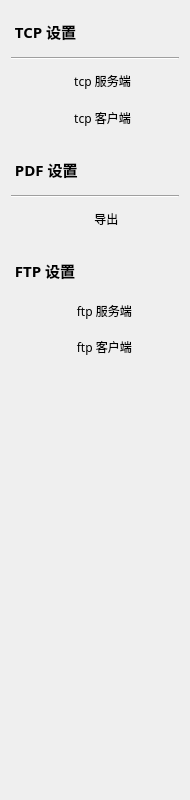
         <widget class="QWidget" name="widget_5" native="true">
          <property name="sizePolicy">
           <sizepolicy hsizetype="Preferred" vsizetype="Preferred">
            <horstretch>0</horstretch>
            <verstretch>0</verstretch>
           </sizepolicy>
          </property>
          <property name="minimumSize">
           <size>
            <width>190</width>
            <height>800</height>
           </size>
          </property>
          <property name="maximumSize">
           <size>
            <width>185</width>
            <height>800</height>
           </size>
          </property>
          <property name="font">
           <font>
            <pointsize>12</pointsize>
           </font>
          </property>
          <layout class="QVBoxLayout" name="verticalLayout_14">
           <item>
            <widget class="ClickableLabel" name="TL_TCP">
             <property name="sizePolicy">
              <sizepolicy hsizetype="Minimum" vsizetype="Preferred">
               <horstretch>0</horstretch>
               <verstretch>0</verstretch>
              </sizepolicy>
             </property>
             <property name="minimumSize">
              <size>
               <width>0</width>
               <height>40</height>
              </size>
             </property>
             <property name="font">
              <font>
               <family>JetBrains Mono ExtraBold</family>
               <pointsize>11</pointsize>
               <weight>75</weight>
               <bold>true</bold>
              </font>
             </property>
             <property name="styleSheet">
              <string notr="true"/>
             </property>
             <property name="text">
              <string> TCP 设置</string>
             </property>
            </widget>
           </item>
           <item>
            <widget class="Line" name="line_2">
             <property name="orientation">
              <enum>Qt::Horizontal</enum>
             </property>
            </widget>
           </item>
           <item>
            <widget class="QGroupBox" name="GB_TCP_SETS">
             <property name="sizePolicy">
              <sizepolicy hsizetype="Preferred" vsizetype="Preferred">
               <horstretch>0</horstretch>
               <verstretch>0</verstretch>
              </sizepolicy>
             </property>
             <property name="styleSheet">
              <string notr="true">border: 0px;</string>
             </property>
             <property name="title">
              <string/>
             </property>
             <layout class="QVBoxLayout" name="verticalLayout_18">
              <property name="spacing">
               <number>7</number>
              </property>
              <property name="leftMargin">
               <number>0</number>
              </property>
              <property name="topMargin">
               <number>0</number>
              </property>
              <property name="rightMargin">
               <number>0</number>
              </property>
              <property name="bottomMargin">
               <number>0</number>
              </property>
              <item>
               <layout class="QHBoxLayout" name="horizontalLayout_17">
                <item>
                 <widget class="ClickableLabel" name="TL_TCP_SERVER">
                  <property name="sizePolicy">
                   <sizepolicy hsizetype="Preferred" vsizetype="Minimum">
                    <horstretch>0</horstretch>
                    <verstretch>0</verstretch>
                   </sizepolicy>
                  </property>
                  <property name="minimumSize">
                   <size>
                    <width>0</width>
                    <height>30</height>
                   </size>
                  </property>
                  <property name="font">
                   <font>
                    <family>微软雅黑</family>
                    <pointsize>9</pointsize>
                   </font>
                  </property>
                  <property name="styleSheet">
                   <string notr="true">QLabel:hover {color: #2980B9;}</string>
                  </property>
                  <property name="text">
                   <string>tcp 服务端  </string>
                  </property>
                  <property name="alignment">
                   <set>Qt::AlignRight|Qt::AlignTrailing|Qt::AlignVCenter</set>
                  </property>
                 </widget>
                </item>
                <item>
                 <widget class="QLabel" name="TL_TCP_SERVER_ICON">
                  <property name="sizePolicy">
                   <sizepolicy hsizetype="Fixed" vsizetype="Preferred">
                    <horstretch>0</horstretch>
                    <verstretch>0</verstretch>
                   </sizepolicy>
                  </property>
                  <property name="minimumSize">
                   <size>
                    <width>35</width>
                    <height>30</height>
                   </size>
                  </property>
                  <property name="text">
                   <string/>
                  </property>
                 </widget>
                </item>
               </layout>
              </item>
              <item>
               <layout class="QHBoxLayout" name="horizontalLayout_18">
                <item>
                 <widget class="ClickableLabel" name="TL_TCP_CLIENT">
                  <property name="sizePolicy">
                   <sizepolicy hsizetype="Preferred" vsizetype="Preferred">
                    <horstretch>0</horstretch>
                    <verstretch>0</verstretch>
                   </sizepolicy>
                  </property>
                  <property name="minimumSize">
                   <size>
                    <width>0</width>
                    <height>30</height>
                   </size>
                  </property>
                  <property name="font">
                   <font>
                    <family>微软雅黑</family>
                   </font>
                  </property>
                  <property name="styleSheet">
                   <string notr="true">QLabel:hover {color: #2980B9;}</string>
                  </property>
                  <property name="text">
                   <string>tcp 客户端  </string>
                  </property>
                  <property name="alignment">
                   <set>Qt::AlignRight|Qt::AlignTrailing|Qt::AlignVCenter</set>
                  </property>
                 </widget>
                </item>
                <item>
                 <widget class="QLabel" name="TL_TCP_CLIENT_ICON">
                  <property name="sizePolicy">
                   <sizepolicy hsizetype="Fixed" vsizetype="Preferred">
                    <horstretch>0</horstretch>
                    <verstretch>0</verstretch>
                   </sizepolicy>
                  </property>
                  <property name="minimumSize">
                   <size>
                    <width>35</width>
                    <height>0</height>
                   </size>
                  </property>
                  <property name="text">
                   <string/>
                  </property>
                 </widget>
                </item>
               </layout>
              </item>
             </layout>
            </widget>
           </item>
           <item>
            <spacer name="verticalSpacer">
             <property name="orientation">
              <enum>Qt::Vertical</enum>
             </property>
             <property name="sizeType">
              <enum>QSizePolicy::Fixed</enum>
             </property>
             <property name="sizeHint" stdset="0">
              <size>
               <width>20</width>
               <height>10</height>
              </size>
             </property>
            </spacer>
           </item>
           <item>
            <layout class="QHBoxLayout" name="horizontalLayout_24">
             <item>
              <widget class="QLabel" name="TL_PDF">
               <property name="sizePolicy">
                <sizepolicy hsizetype="Expanding" vsizetype="Preferred">
                 <horstretch>0</horstretch>
                 <verstretch>0</verstretch>
                </sizepolicy>
               </property>
               <property name="minimumSize">
                <size>
                 <width>0</width>
                 <height>40</height>
                </size>
               </property>
               <property name="font">
                <font>
                 <family>JetBrains Mono ExtraBold</family>
                 <pointsize>11</pointsize>
                 <weight>75</weight>
                 <bold>true</bold>
                </font>
               </property>
               <property name="styleSheet">
                <string notr="true"/>
               </property>
               <property name="text">
                <string> PDF 设置</string>
               </property>
               <property name="alignment">
                <set>Qt::AlignLeading|Qt::AlignLeft|Qt::AlignVCenter</set>
               </property>
              </widget>
             </item>
             <item>
              <widget class="ClickableLabel" name="TL_PDF_ICON">
               <property name="sizePolicy">
                <sizepolicy hsizetype="Fixed" vsizetype="Fixed">
                 <horstretch>0</horstretch>
                 <verstretch>0</verstretch>
                </sizepolicy>
               </property>
               <property name="minimumSize">
                <size>
                 <width>22</width>
                 <height>22</height>
                </size>
               </property>
               <property name="styleSheet">
                <string notr="true">QLabel {
    border: 0px solid black;
border-image: url(./images/toDown-arrow.png);    border-radius: 5px;
}

/* 定义鼠标悬停时的样式 */
QLabel:hover {
    border-color: blue;
    border-image: url(./images/toDown-blue.png);
}

/* 定义鼠标点击时的样式 */
QLabel:pressed {
    border-image: url(./images/toDown-blue.png);}</string>
               </property>
               <property name="text">
                <string/>
               </property>
              </widget>
             </item>
            </layout>
           </item>
           <item>
            <widget class="Line" name="line">
             <property name="sizePolicy">
              <sizepolicy hsizetype="MinimumExpanding" vsizetype="Fixed">
               <horstretch>0</horstretch>
               <verstretch>0</verstretch>
              </sizepolicy>
             </property>
             <property name="orientation">
              <enum>Qt::Horizontal</enum>
             </property>
            </widget>
           </item>
           <item>
            <layout class="QVBoxLayout" name="VLAYOUT_PDF_SETS">
             <property name="spacing">
              <number>7</number>
             </property>
             <item>
              <widget class="QGroupBox" name="GB_PDF_SETS">
               <property name="enabled">
                <bool>true</bool>
               </property>
               <property name="sizePolicy">
                <sizepolicy hsizetype="Preferred" vsizetype="Minimum">
                 <horstretch>0</horstretch>
                 <verstretch>0</verstretch>
                </sizepolicy>
               </property>
               <property name="minimumSize">
                <size>
                 <width>0</width>
                 <height>30</height>
                </size>
               </property>
               <property name="maximumSize">
                <size>
                 <width>16777215</width>
                 <height>16777215</height>
                </size>
               </property>
               <property name="toolTipDuration">
                <number>-1</number>
               </property>
               <property name="styleSheet">
                <string notr="true">border: 0px;</string>
               </property>
               <property name="alignment">
                <set>Qt::AlignLeading|Qt::AlignLeft|Qt::AlignVCenter</set>
               </property>
               <property name="flat">
                <bool>false</bool>
               </property>
               <layout class="QHBoxLayout" name="horizontalLayout_19">
                <property name="spacing">
                 <number>7</number>
                </property>
                <property name="sizeConstraint">
                 <enum>QLayout::SetDefaultConstraint</enum>
                </property>
                <property name="leftMargin">
                 <number>0</number>
                </property>
                <property name="topMargin">
                 <number>0</number>
                </property>
                <property name="rightMargin">
                 <number>0</number>
                </property>
                <property name="bottomMargin">
                 <number>0</number>
                </property>
                <item>
                 <widget class="ClickableLabel" name="TL_PDF_EXPORT">
                  <property name="sizePolicy">
                   <sizepolicy hsizetype="Preferred" vsizetype="Preferred">
                    <horstretch>0</horstretch>
                    <verstretch>0</verstretch>
                   </sizepolicy>
                  </property>
                  <property name="minimumSize">
                   <size>
                    <width>0</width>
                    <height>30</height>
                   </size>
                  </property>
                  <property name="maximumSize">
                   <size>
                    <width>16777215</width>
                    <height>30</height>
                   </size>
                  </property>
                  <property name="font">
                   <font>
                    <family>微软雅黑</family>
                   </font>
                  </property>
                  <property name="styleSheet">
                   <string notr="true">QLabel:hover {color: #2980B9;}</string>
                  </property>
                  <property name="text">
                   <string>导出      </string>
                  </property>
                  <property name="alignment">
                   <set>Qt::AlignRight|Qt::AlignTrailing|Qt::AlignVCenter</set>
                  </property>
                 </widget>
                </item>
                <item>
                 <widget class="QLabel" name="TL_PDF_EXPORT_ICON">
                  <property name="sizePolicy">
                   <sizepolicy hsizetype="Fixed" vsizetype="Minimum">
                    <horstretch>0</horstretch>
                    <verstretch>0</verstretch>
                   </sizepolicy>
                  </property>
                  <property name="minimumSize">
                   <size>
                    <width>35</width>
                    <height>30</height>
                   </size>
                  </property>
                  <property name="maximumSize">
                   <size>
                    <width>16777215</width>
                    <height>30</height>
                   </size>
                  </property>
                  <property name="text">
                   <string/>
                  </property>
                 </widget>
                </item>
               </layout>
              </widget>
             </item>
            </layout>
           </item>
           <item>
            <spacer name="verticalSpacer_2">
             <property name="orientation">
              <enum>Qt::Vertical</enum>
             </property>
             <property name="sizeType">
              <enum>QSizePolicy::Fixed</enum>
             </property>
             <property name="sizeHint" stdset="0">
              <size>
               <width>20</width>
               <height>10</height>
              </size>
             </property>
            </spacer>
           </item>
           <item>
            <widget class="QLabel" name="TL_FTP">
             <property name="sizePolicy">
              <sizepolicy hsizetype="Preferred" vsizetype="Preferred">
               <horstretch>0</horstretch>
               <verstretch>0</verstretch>
              </sizepolicy>
             </property>
             <property name="minimumSize">
              <size>
               <width>0</width>
               <height>40</height>
              </size>
             </property>
             <property name="font">
              <font>
               <family>JetBrains Mono ExtraBold</family>
               <pointsize>11</pointsize>
               <weight>75</weight>
               <italic>false</italic>
               <bold>true</bold>
              </font>
             </property>
             <property name="styleSheet">
              <string notr="true"/>
             </property>
             <property name="text">
              <string> FTP 设置</string>
             </property>
             <property name="alignment">
              <set>Qt::AlignLeading|Qt::AlignLeft|Qt::AlignVCenter</set>
             </property>
            </widget>
           </item>
           <item>
            <widget class="QGroupBox" name="groupBox_8">
             <property name="styleSheet">
              <string notr="true">border: 0px;</string>
             </property>
             <property name="title">
              <string/>
             </property>
             <layout class="QVBoxLayout" name="verticalLayout_19">
              <property name="leftMargin">
               <number>0</number>
              </property>
              <property name="topMargin">
               <number>0</number>
              </property>
              <property name="rightMargin">
               <number>0</number>
              </property>
              <property name="bottomMargin">
               <number>0</number>
              </property>
              <item>
               <layout class="QHBoxLayout" name="horizontalLayout_20">
                <item>
                 <widget class="ClickableLabel" name="TL_FTP_SERVER">
                  <property name="sizePolicy">
                   <sizepolicy hsizetype="Preferred" vsizetype="Preferred">
                    <horstretch>0</horstretch>
                    <verstretch>0</verstretch>
                   </sizepolicy>
                  </property>
                  <property name="minimumSize">
                   <size>
                    <width>0</width>
                    <height>30</height>
                   </size>
                  </property>
                  <property name="font">
                   <font>
                    <family>微软雅黑</family>
                   </font>
                  </property>
                  <property name="styleSheet">
                   <string notr="true">QLabel:hover {color: #2980B9;}</string>
                  </property>
                  <property name="text">
                   <string>ftp 服务端  </string>
                  </property>
                  <property name="alignment">
                   <set>Qt::AlignRight|Qt::AlignTrailing|Qt::AlignVCenter</set>
                  </property>
                 </widget>
                </item>
                <item>
                 <widget class="QLabel" name="TL_FTP_SERVER_ICON">
                  <property name="sizePolicy">
                   <sizepolicy hsizetype="Fixed" vsizetype="Preferred">
                    <horstretch>0</horstretch>
                    <verstretch>0</verstretch>
                   </sizepolicy>
                  </property>
                  <property name="minimumSize">
                   <size>
                    <width>35</width>
                    <height>0</height>
                   </size>
                  </property>
                  <property name="text">
                   <string/>
                  </property>
                 </widget>
                </item>
               </layout>
              </item>
              <item>
               <layout class="QHBoxLayout" name="horizontalLayout_21">
                <item>
                 <widget class="ClickableLabel" name="TL_FTP_CLIENT">
                  <property name="sizePolicy">
                   <sizepolicy hsizetype="Preferred" vsizetype="Preferred">
                    <horstretch>0</horstretch>
                    <verstretch>0</verstretch>
                   </sizepolicy>
                  </property>
                  <property name="minimumSize">
                   <size>
                    <width>0</width>
                    <height>30</height>
                   </size>
                  </property>
                  <property name="font">
                   <font>
                    <family>微软雅黑</family>
                   </font>
                  </property>
                  <property name="styleSheet">
                   <string notr="true">QLabel:hover {color: #2980B9;}</string>
                  </property>
                  <property name="text">
                   <string>ftp 客户端  </string>
                  </property>
                  <property name="alignment">
                   <set>Qt::AlignRight|Qt::AlignTrailing|Qt::AlignVCenter</set>
                  </property>
                 </widget>
                </item>
                <item>
                 <widget class="QLabel" name="TL_FTP_CLIENT_ICON">
                  <property name="sizePolicy">
                   <sizepolicy hsizetype="Fixed" vsizetype="Preferred">
                    <horstretch>0</horstretch>
                    <verstretch>0</verstretch>
                   </sizepolicy>
                  </property>
                  <property name="minimumSize">
                   <size>
                    <width>35</width>
                    <height>0</height>
                   </size>
                  </property>
                  <property name="text">
                   <string/>
                  </property>
                 </widget>
                </item>
               </layout>
              </item>
             </layout>
            </widget>
           </item>
           <item>
            <spacer name="verticalSpacer_3">
             <property name="orientation">
              <enum>Qt::Vertical</enum>
             </property>
             <property name="sizeType">
              <enum>QSizePolicy::Expanding</enum>
             </property>
             <property name="sizeHint" stdset="0">
              <size>
               <width>20</width>
               <height>20</height>
              </size>
             </property>
            </spacer>
           </item>
          </layout>
         </widget>
